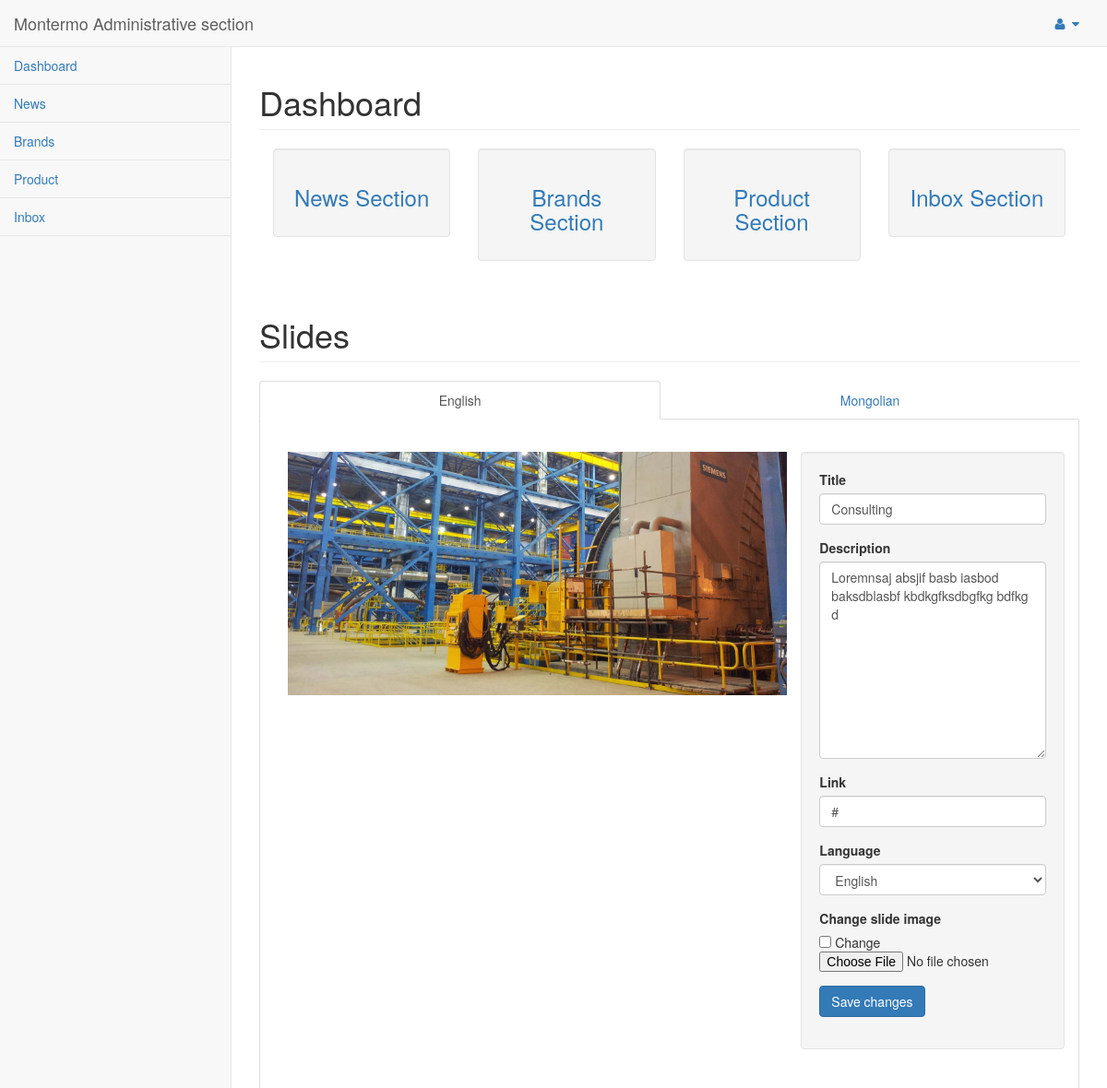
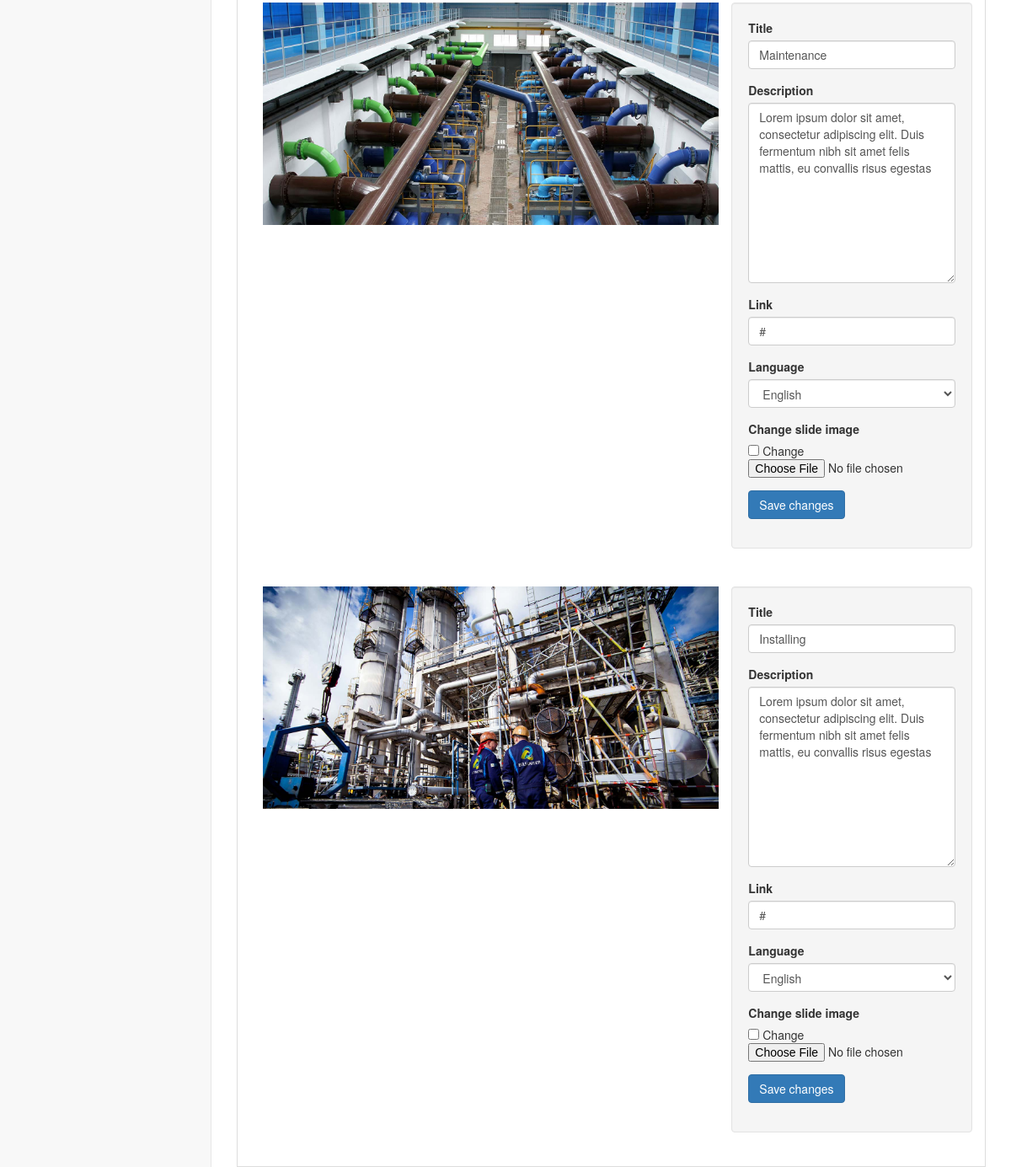
/admin/pages/, run on the app's committed database (2 pictures, top to bottom).
### tables this page shows
CREATE TABLE IF NOT EXISTS `slides` (
  `slide_id` int(11) NOT NULL AUTO_INCREMENT,
  `slide_title` varchar(255) NOT NULL,
  `slide_description` text NOT NULL,
  `slide_link` varchar(255) NOT NULL,
  `slide_lang` varchar(50) NOT NULL,
  `slide_image` varchar(150) NOT NULL,
  PRIMARY KEY (`slide_id`)
);

### admin/backend/db.php (called while the page is built, shortened)
<?php
    class Connector {
        private $host = "localhost";
        private $user = "root";
        private $pass = "acep123";
        private $dbname = "montermo";
        private $dbh;
        private $stmt;
        public function __construct() {
            $dsn = 'mysql:host=' . $this->host . ';dbname=' . $this->dbname . ';charset=utf8';
            $options = array(
                PDO::ATTR_PERSISTENT => true,
                PDO::ATTR_ERRMODE => PDO::ERRMODE_EXCEPTION
            );
            try {
                $this->dbh = new PDO($dsn, $this->user, $this->pass, $options);
            } catch (PDOException $e) {
                $this->error = $e->getMessage();
            }
        }
        public function query($query) {
            $this->stmt = $this->dbh->prepare($query);
        }
        public function execute() {
            return $this->stmt->execute();
        }
        public function resultset() {
            $this->execute();
            return $this->stmt->fetchAll(PDO::FETCH_ASSOC);
        }
    }

### admin/pages/index.php (the view, shortened to what this page needs)
<!DOCTYPE html>
<html lang="en" ng-app="app">
<head>
    <link href="../bower_components/bootstrap/dist/css/bootstrap.min.css" rel="stylesheet">
    <link href="../bower_components/metisMenu/dist/metisMenu.min.css" rel="stylesheet">
    <link href="../dist/css/timeline.css" rel="stylesheet">
    <link href="../dist/css/sb-admin-2.css" rel="stylesheet">
    <link href="../bower_components/morrisjs/morris.css" rel="stylesheet">
    <link href="../bower_components/font-awesome/css/font-awesome.min.css" rel="stylesheet" type="text/css">
</head>
<body>
    <div id="wrapper">
        <nav class="navbar navbar-default navbar-static-top" role="navigation" style="margin-bottom: 0">
            <div class="navbar-header">
                <a class="navbar-brand" href="/admin/">Montermo Administrative section</a>
            </div>
            <ul class="nav navbar-top-links navbar-right">
                <li class="dropdown">
                    <a class="dropdown-toggle" data-toggle="dropdown" href="#">
                        <i class="fa fa-user fa-fw"></i>  <i class="fa fa-caret-down"></i>
                    </a>
                </li>
            </ul>
            <div class="navbar-default sidebar" role="navigation">
                <div class="sidebar-nav navbar-collapse">
                    <ul class="nav" id="side-menu">
                        <li>
                            <a href="index.php">Dashboard</a>
                        </li>
                        <li>
                            <a href="news.php">News</a>
                        </li>
                        <li>
                            <a href="brand.php">Brands</a>
                        </li>
                        <li>
                            <a href="product.php">Product</a>
                        </li>
                        <li>
                            <a href="inbox.php">Inbox</a>
                        </li>
                    </ul>
                </div>
            </div>
        </nav>
        <div id="page-wrapper">
            <div class="row">
                <div class="col-lg-12">
                    <h1 class="page-header">Dashboard</h1>
                </div>
                <div class="col-lg-12">
                    <div class="col-lg-3">
                        <div class="well well-md">
                            <h3 class="text-center">
                                <a href="news.php">
                                    News Section
                                </a>
                            </h3>
                        </div>
                    </div>
                    <div class="col-lg-3">
                        <div class="well well-md">
                            <h3 class="text-center">
                                <a href="brand.php">
                                    Brands Section
                                </a>
                            </h3>
                        </div>
                    </div>
                    <div class="col-lg-3">
                        <div class="well well-md">
                            <h3 class="text-center">
                                <a href="product.php">
                                    Product Section
                                </a>
                            </h3>
                        </div>
                    </div>
                    <div class="col-lg-3">
                        <div class="well well-md">
                            <h3 class="text-center">
                                <a href="inbox.php">
                                    Inbox Section
                                </a>
                            </h3>
                        </div>
                    </div>
                </div>
            </div>
            <div class="row">
                <div class="col-lg-12">
                    <h1 class="page-header">Slides</h1>
                </div>
                <div class="col-lg-12">
                    <ul class="nav nav-tabs nav-justified">
                        <li class="active"><a href="#slide_english" data-toggle="tab">English</a></li>
                        <li><a href="#slide_mongolian" data-toggle="tab">Mongolian</a></li>
                    </ul>
                    <?php
                    $db = new db\Connector();
                    ?>
                    <div class="tab-content" style="border: 1px solid #ddd; border-top: none; margin-top: 0px; padding-top: 10px;">
                        <div class="tab-pane active" id="slide_english">
                            <?php
                            $db->query("select * from slides where slide_lang = 'english'");
                            $res = $db->resultset();
                            foreach ($res as $slide) {
                            ?>
                            <div class="container-fluid" style="margin-top: 25px; margin-bottom: 20px;">
                                <div class="col-md-8">
                                    <img src="../../images/<?php echo $slide['slide_image']; ?>" alt="" class="img-responsive">
                                </div>
                                <div class="col-md-4 well well-md">
                                    <form action="../backend/slideSave.php" method="POST">
                                        <fieldset class="form-group">
                                            <label for="slide_title">Title</label>
                                            <input type="text" value="<?php echo $slide['slide_title']; ?>" class="form-control" name="slide_title" required>
                                        </fieldset>
                                        <fieldset class="form-group">
                                            <label for="slide_desc">Description</label>
                                            <textarea class="form-control" name="slide_desc" rows="10" required><?php echo $slide['slide_description']; ?></textarea>
                                        </fieldset>
                                        <fieldset class="form-group">
                                            <label for="slide_link">Link</label>
                                            <input type="text" class="form-control" name="slide_link" value="<?php echo $slide['slide_link']; ?>" required>
                                        </fieldset>
                                        <fieldset class="form-group">
                                            <label for="slide_lang">Language</label>
                                            <select class="form-control" name="slide_lang" required>
                                                <option <?php if ($slide['slide_lang'] == "english") echo "selected"; ?>>English</option>
                                            </select>
                                        </fieldset>
                                        <fieldset class="form-group">
                                            <label for="slide_image">Change slide image</label><br>
                                            <input type="checkbox" value="Change" name="slide_image_change"> Change
                                            <input type="file" name="slide_image">
                                        </fieldset>
                                        <fieldset class="form-group">
                                            <button type="submit" class="btn btn-primary">Save changes</button>
                                        </fieldset>
                                    </form>
                                </div>
                            </div>
                            <?php
                            }
                            ?>
                        </div>
                    </div>
                </div>
            </div>
        </div>
    </div>
</body>
</html>

### data on the page
slides: slide_image (picture), slide_title "Consulting", slide_desc "Loremnsaj absjif basb iasbod baksdblasbf kbdkgfksdbgfkg bdfkg d", slide_link "#", slide_lang "English"
slides: slide_image (picture), slide_title "Maintenance", slide_desc "Lorem ipsum dolor sit amet, consectetur adipiscing elit. Duis fermentum nibh sit amet felis mattis, eu convallis risus egestas", slide_link "#", slide_lang "English"
slides: slide_image (picture), slide_title "Installing", slide_desc "Lorem ipsum dolor sit amet, consectetur adipiscing elit. Duis fermentum nibh sit amet felis mattis, eu convallis risus egestas", slide_link "#", slide_lang "English"
